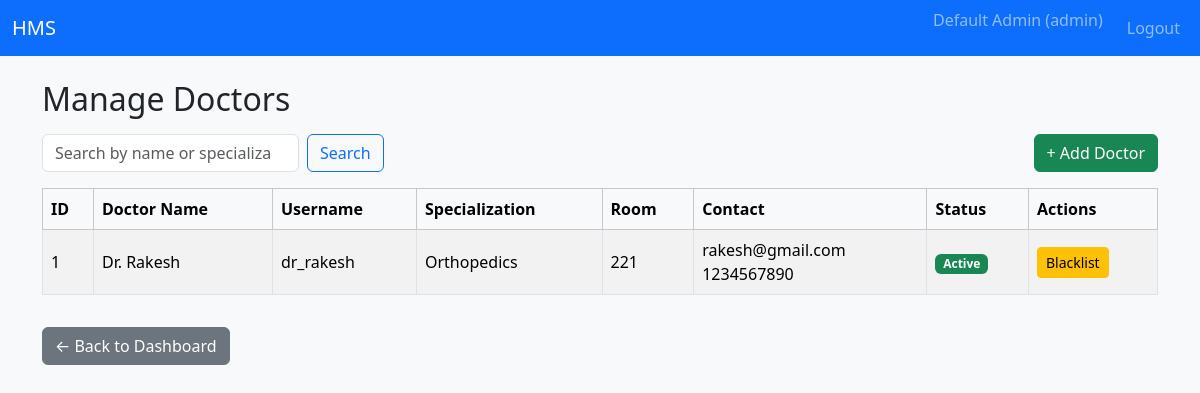
Before: /admin/doctors (signed in) with the older database file.
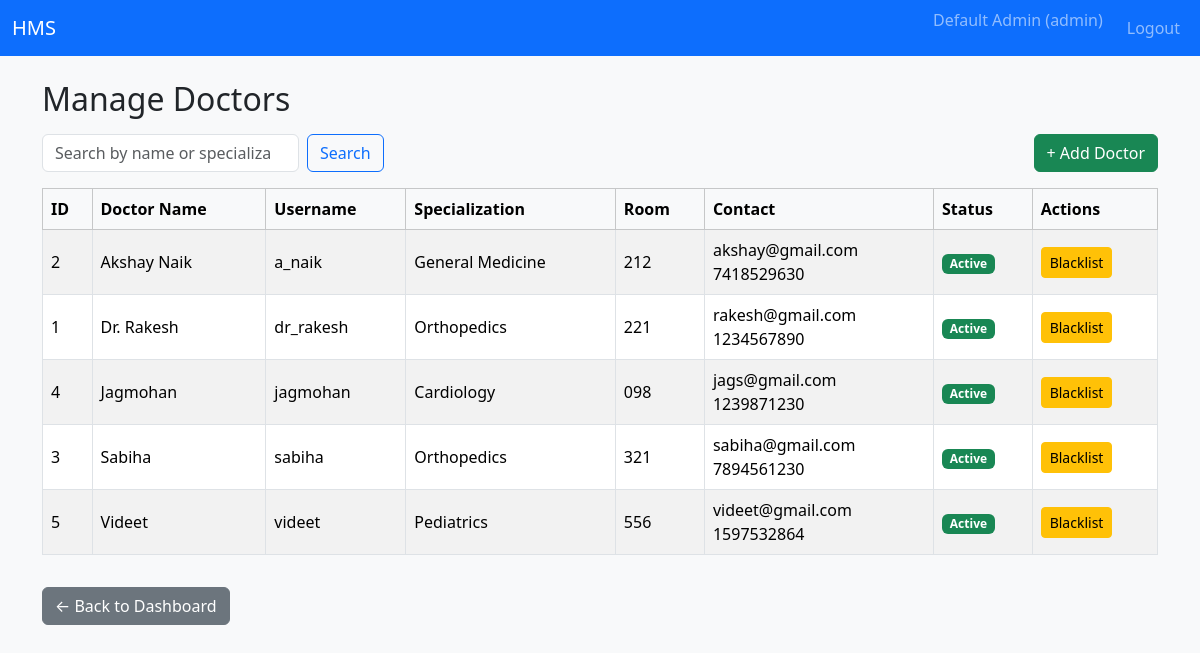
After: the same page with the newer database file.
### tables this page shows
CREATE TABLE doctors (
            id INTEGER PRIMARY KEY AUTOINCREMENT,
            user_id INTEGER NOT NULL,
            department_id INTEGER,
            bio TEXT,
            room_no TEXT,
            is_blacklisted INTEGER NOT NULL DEFAULT 0,
            FOREIGN KEY(user_id) REFERENCES users(id),
            FOREIGN KEY(department_id) REFERENCES departments(id)
        );

CREATE TABLE users (
            id INTEGER PRIMARY KEY AUTOINCREMENT,
            username TEXT UNIQUE NOT NULL,
            password_hash TEXT NOT NULL,
            full_name TEXT NOT NULL,
            email TEXT,
            phone TEXT,
            role TEXT NOT NULL CHECK(role IN ('admin', 'doctor', 'patient')),
            is_active INTEGER NOT NULL DEFAULT 1,
            created_at TEXT NOT NULL
        );

CREATE TABLE departments (
            id INTEGER PRIMARY KEY AUTOINCREMENT,
            name TEXT UNIQUE NOT NULL,
            description TEXT,
            created_at TEXT NOT NULL
        );

### controllers/routes.py (the view)
@main_bp.route("/admin/doctors")
@login_required
@role_required("admin")
def admin_doctors():
    q = request.args.get("q", "").strip()
    conn = get_db_connection()
    cur = conn.cursor()
    base_query = """
        SELECT d.id AS doctor_id,
               u.full_name,
               u.username,
               u.email,
               u.phone,
               d.room_no,
               d.is_blacklisted,
               dept.name AS dept_name
        FROM doctors d
        JOIN users u ON d.user_id = u.id
        LEFT JOIN departments dept ON d.department_id = dept.id
    """
    params = []
    if q:
        base_query += """
            WHERE u.full_name LIKE ? OR dept.name LIKE ?
        """
        like_q = f"%{q}%"
        params.extend([like_q, like_q])
    base_query += " ORDER BY u.full_name;"
    cur.execute(base_query, params)
    doctors = cur.fetchall()
    conn.close()
    return render_template("admin_doctors.html", doctors=doctors)

### controllers/routes.py (called while the page is built)
def login_required(view_func):
    @wraps(view_func)
    def wrapped(*args, **kwargs):
        if "user_id" not in session:
            flash("Please log in to continue.", "warning")
            return redirect(url_for("main.login"))
        return view_func(*args, **kwargs)
    return wrapped

def role_required(role):
    def decorator(view_func):
        @wraps(view_func)
        def wrapped(*args, **kwargs):
            if "user_id" not in session or session.get("role") != role:
                flash("Unauthorized access.", "danger")
                return redirect(url_for("main.login"))
            return view_func(*args, **kwargs)
        return wrapped
    return decorator

### models/models.py (called while the page is built)
def get_db_connection():
    conn = sqlite3.connect(DB_PATH)
    conn.row_factory = sqlite3.Row
    return conn

### templates/admin_doctors.html (shortened to what this page needs)
{% extends "base.html" %}
{% block content %}
<h2>Manage Doctors</h2>
<div class="d-flex justify-content-between align-items-center mt-3 mb-3">
    <form class="d-flex" method="GET" action="{{ url_for('main.admin_doctors') }}">
        <input
            class="form-control me-2"
            type="search"
            name="q"
            placeholder="Search by name or specialization"
            value="{{ request.args.get('q', '') }}"
        >
        <button class="btn btn-outline-primary" type="submit">Search</button>
    </form>
    <a href="{{ url_for('main.admin_add_doctor') }}" class="btn btn-success">
        + Add Doctor
    </a>
</div>
<table class="table table-striped table-bordered align-middle">
    <thead class="table-light">
        <tr>
            <th>ID</th>
            <th>Doctor Name</th>
            <th>Username</th>
            <th>Specialization</th>
            <th>Room</th>
            <th>Contact</th>
            <th>Status</th>
            <th>Actions</th>
        </tr>
    </thead>
    <tbody>
    {% if doctors %}
        {% for d in doctors %}
        <tr>
            <td>{{ d['doctor_id'] }}</td>
            <td>{{ d['full_name'] }}</td>
            <td>{{ d['username'] }}</td>
            <td>{{ d['dept_name'] or 'N/A' }}</td>
            <td>{{ d['room_no'] or '-' }}</td>
            <td>
                {{ d['email'] or '-' }}<br>
                {{ d['phone'] or '-' }}
            </td>
            <td>
                {% if d['is_blacklisted'] %}
                    <span class="badge bg-danger">Blacklisted</span>
                {% else %}
                    <span class="badge bg-success">Active</span>
                {% endif %}
            </td>
            <td>
                <a
                    href="{{ url_for('main.admin_toggle_doctor_blacklist', doctor_id=d['doctor_id']) }}"
                    class="btn btn-sm {% if d['is_blacklisted'] %}btn-success{% else %}btn-warning{% endif %}"
                >
                    {% if d['is_blacklisted'] %}Unblacklist{% else %}Blacklist{% endif %}
                </a>
            </td>
        </tr>
        {% endfor %}
    {% else %}
        <tr>
            <td colspan="8" class="text-center">No doctors found.</td>
        </tr>
    {% endif %}
    </tbody>
</table>
<a href="{{ url_for('main.admin_dashboard') }}" class="btn btn-secondary mt-3">
    ← Back to Dashboard
</a>
{% endblock %}

Changed rows visible on the page:
added doctors: doctor_id "2", full_name "Akshay Naik", username "a_naik", name "General Medicine", room_no "212", email "akshay@gmail.com", phone "7418529630", is_blacklisted "Active"
added doctors: doctor_id "4", full_name "Jagmohan", username "jagmohan", name "Cardiology", room_no "098", email "jags@gmail.com", phone "1239871230", is_blacklisted "Active"
added doctors: doctor_id "3", full_name "Sabiha", username "sabiha", name "Orthopedics", room_no "321", email "sabiha@gmail.com", phone "7894561230", is_blacklisted "Active"
added doctors: doctor_id "5", full_name "Videet", username "videet", name "Pediatrics", room_no "556", email "videet@gmail.com", phone "1597532864", is_blacklisted "Active"
